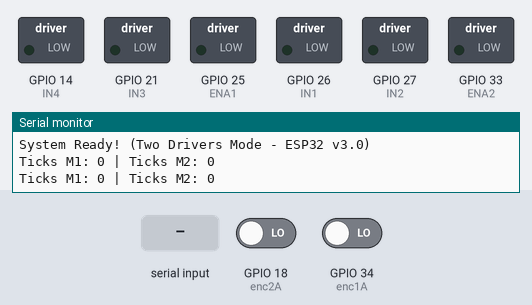
A sketch run on a simulated ESP32. On the bench: switched loads named in the sketch (green lamp = pin HIGH), the last lines printed to the serial monitor. The test bench sets the inputs (shaded band); at power-on: GPIO 18 (enc2A) LOW, GPIO 34 (enc1A) LOW.

Above: at 1.2 s.
1.3 s: "w" received over Serial
At 2.1 s:
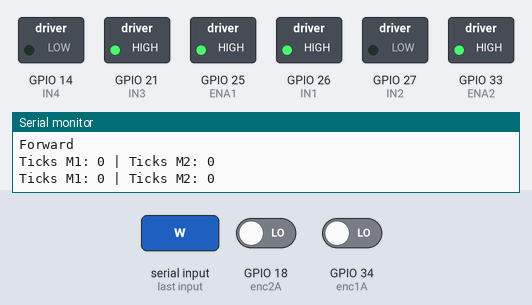
2.8 s: "s" received over Serial
At 3.2 s:
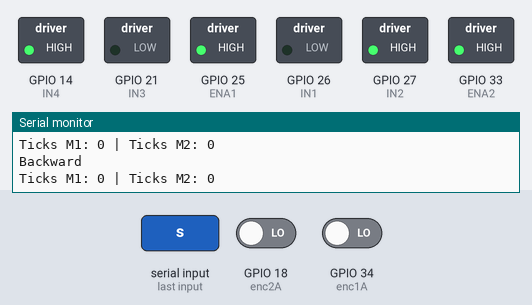
4.3 s: "a" received over Serial
At 5.5 s:
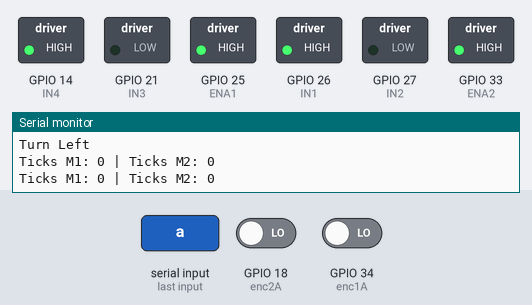
5.8 s: "d" received over Serial
At 6.7 s:
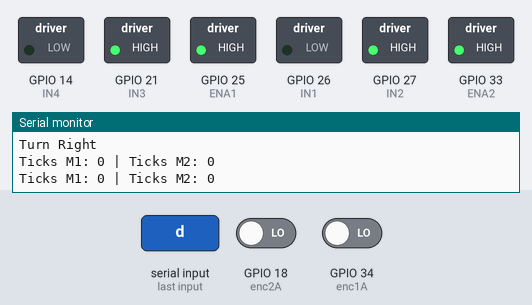
Timing chart, 0 to 8.3 s (numbered marks = the images above; inputs shaded):
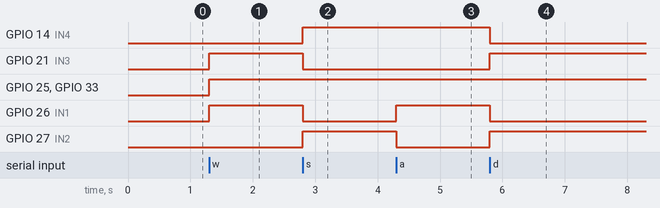

The sketch:

Basic_Motor_control_CM42-775.ino
```cpp
// --- L298N 驅動板 1 (控制馬達 1) ---
const int ENA1 = 25;
const int IN1  = 26;
const int IN2  = 27;

// --- L298N 驅動板 2 (控制馬達 2) ---
const int ENA2 = 33; // 接到第二塊板子的 ENA
const int IN3  = 21; // 接到第二塊板子的 IN1
const int IN4  = 14; // 接到第二塊板子的 IN2

// --- 編碼器引腳定義 ---
const int enc1A = 34; // 馬達 1 編碼器 (黃)
const int enc1B = 35; // 馬達 1 編碼器 (白)
const int enc2A = 18; // 馬達 2 編碼器 (黃)
const int enc2B = 19; // 馬達 2 編碼器 (白)

// --- PWM 設定 (相容 v3.0) ---
const int freq = 5000;
const int res  = 8;

// --- 變數定義 ---
volatile long ticks1 = 0;
volatile long ticks2 = 0;
char command;

int ch1 = 1;
int ch2 = 2;


// --- 中斷服務程序 (ISR) ---
void IRAM_ATTR readEnc1() {
  if (digitalRead(enc1A) == digitalRead(enc1B)) ticks1++; else ticks1--;
}
void IRAM_ATTR readEnc2() {
  if (digitalRead(enc2A) == digitalRead(enc2B)) ticks2++; else ticks2--;
}

void setup() {
  Serial.begin(115200);

  // 初始化引腳
  pinMode(IN1, OUTPUT); pinMode(IN2, OUTPUT);
  pinMode(IN3, OUTPUT); pinMode(IN4, OUTPUT);
  pinMode(enc1A, INPUT); pinMode(enc1B, INPUT);
  pinMode(enc2A, INPUT); pinMode(enc2B, INPUT);

  // 【更新】ESP32 Arduino v3.0 PWM 初始化方式
  // 直接將引腳與頻率、解析度綁定，系統會自動分配內部頻道
  ledcSetup(ch1, freq, res);
  ledcSetup(ch2, freq, res);
  ledcAttachPin(ENA1, ch1);
  ledcAttachPin(ENA2, ch2);

  // 設置中斷
  attachInterrupt(digitalPinToInterrupt(enc1A), readEnc1, CHANGE);
  attachInterrupt(digitalPinToInterrupt(enc2A), readEnc2, CHANGE);

  Serial.println("System Ready! (Two Drivers Mode - ESP32 v3.0)");
}

void loop() {
  if (Serial.available() > 0) {
    command = Serial.read();

    if (command == 'w') {      // 前進
      controlMotors(255, 255);
      Serial.println("Forward");
    }
    else if (command == 's') { // 後退
      controlMotors(-255, -255);
      Serial.println("Backward");
    }
    else if (command == 'a') { // 左轉
      controlMotors(255, -255);
      Serial.println("Turn Left");
    }
    else if (command == 'd') { // 右轉
      controlMotors(-255, 255);
      Serial.println("Turn Right");
    }
    else if (command == 'r') { // 停止
      controlMotors(0, 0);
      Serial.println("Stop");
    }
  }

  // 定期顯示編碼器數據
  static unsigned long lastTime = 0;
  if (millis() - lastTime > 500) {
    Serial.printf("Ticks M1: %ld | Ticks M2: %ld\n", ticks1, ticks2);
    lastTime = millis();
  }
}

// --- 控制馬達的通用函式 ---
void controlMotors(int speed1, int speed2) {
  // 控制馬達 1 (Driver 1)
  if (speed1 > 0) {
    digitalWrite(IN1, HIGH); digitalWrite(IN2, LOW);
    ledcWrite(ch1, speed1);
  } else if (speed1 < 0) {
    digitalWrite(IN1, LOW); digitalWrite(IN2, HIGH);
    ledcWrite(ch1, abs(speed1));
  } else {
    digitalWrite(IN1, LOW); digitalWrite(IN2, LOW);
    ledcWrite(ch1, 0);
  }

  // 控制馬達 2 (Driver 2)
  if (speed2 > 0) {
    digitalWrite(IN3, HIGH); digitalWrite(IN4, LOW);
    ledcWrite(ch2, speed2);
  } else if (speed2 < 0) {
    digitalWrite(IN3, LOW); digitalWrite(IN4, HIGH);
    ledcWrite(ch2, abs(speed2));
  } else {
    digitalWrite(IN3, LOW); digitalWrite(IN4, LOW);
    ledcWrite(ch2, 0);
  }
}
```

Measured:
- after the input at 1.3 s, GPIO 21 (IN3), GPIO 25 (ENA1), GPIO 26 (IN1), GPIO 33 (ENA2): LOW → HIGH at once
- after the input at 2.8 s, GPIO 14 (IN4), GPIO 27 (IN2): LOW → HIGH at once; GPIO 21 (IN3), GPIO 26 (IN1): HIGH → LOW at once
- after the input at 4.3 s, GPIO 26 (IN1): LOW → HIGH at once; GPIO 27 (IN2): HIGH → LOW at once
- after the input at 5.8 s, GPIO 14 (IN4), GPIO 26 (IN1): HIGH → LOW at once; GPIO 21 (IN3), GPIO 27 (IN2): LOW → HIGH at once
